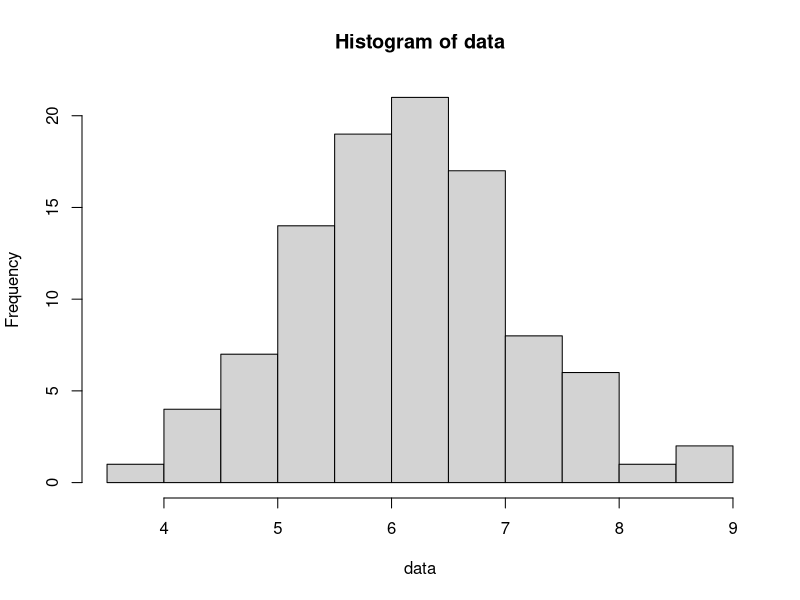
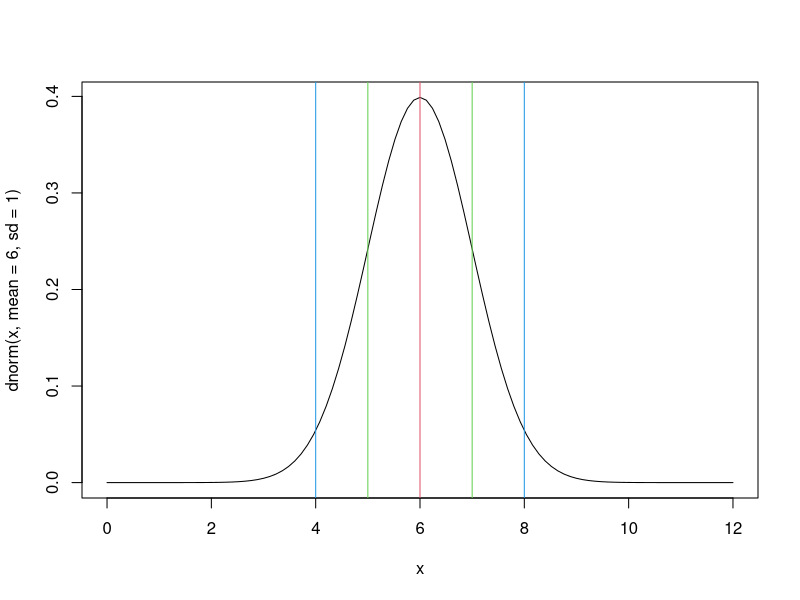
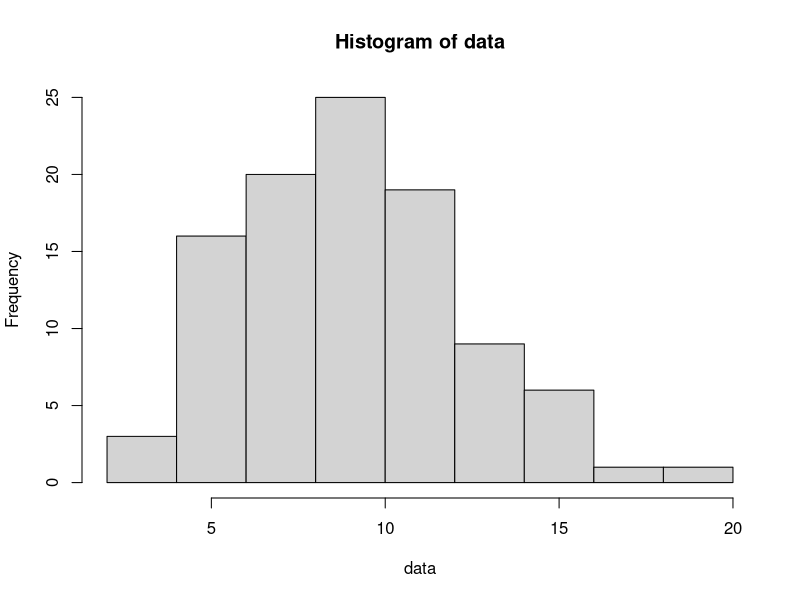
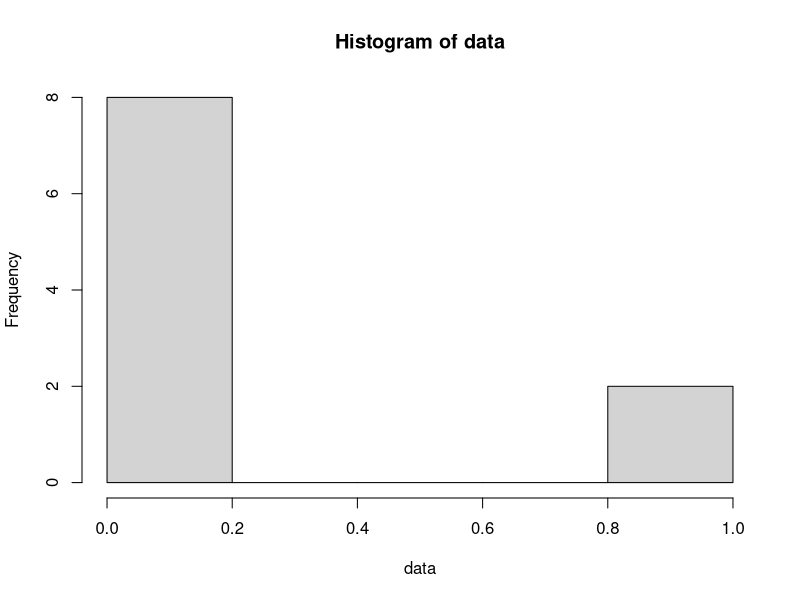
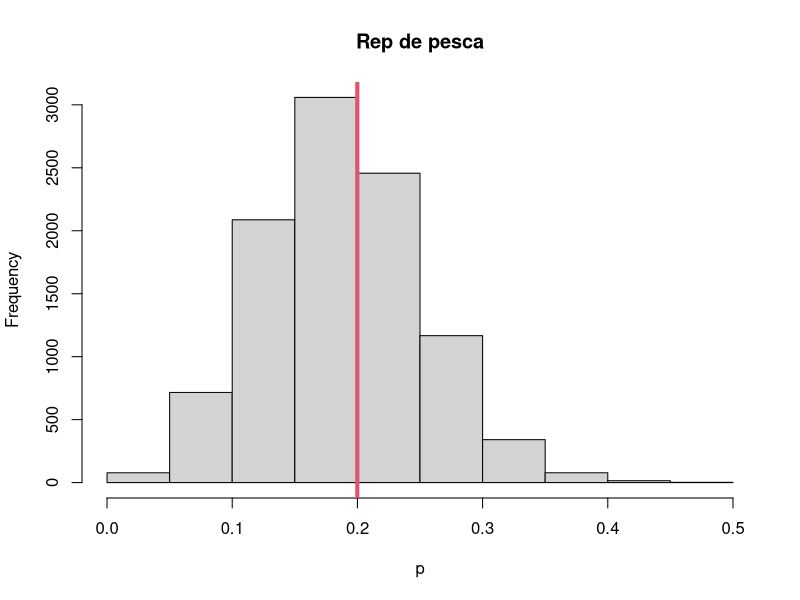
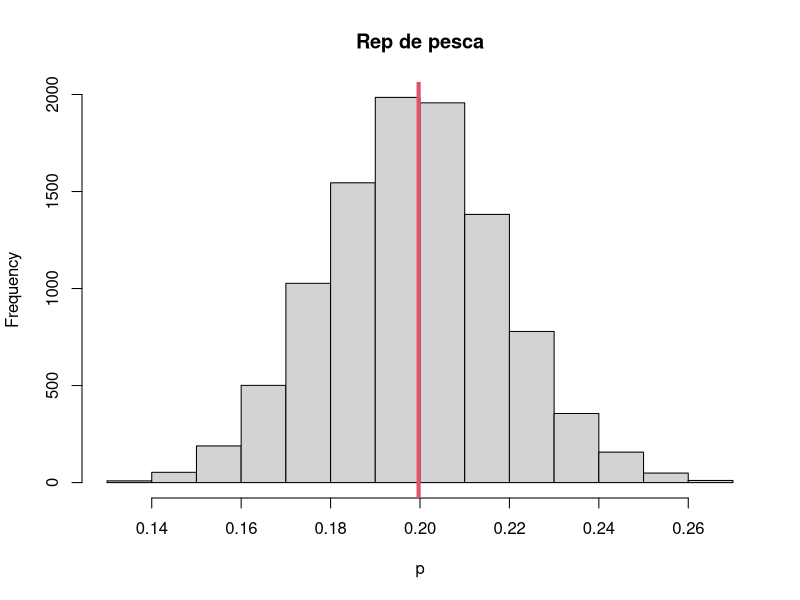
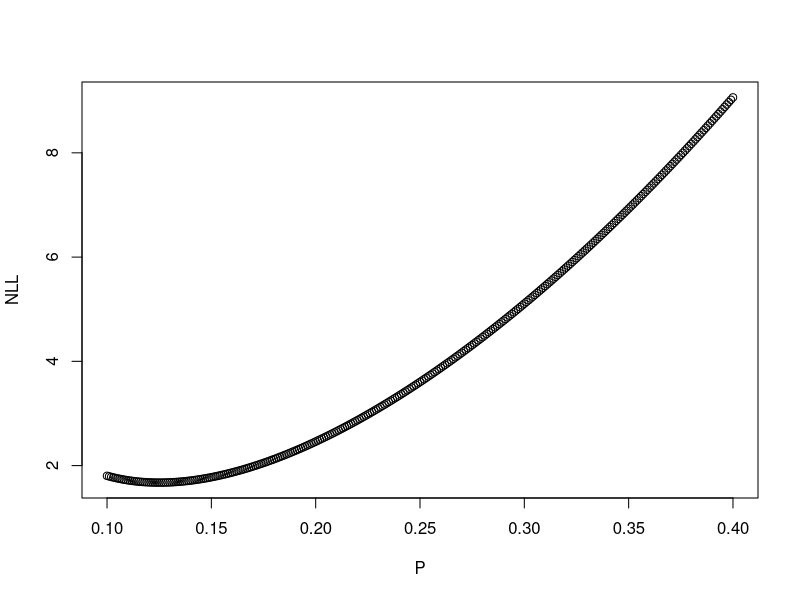

Generate these figures, in order, with R:
## ---- chunk 1
data <- rnorm(n = 100, mean = 6, sd = 1)
hist(data)
## ---- chunk 2
dnorm(0, mean = 6, sd = 1)
dnorm(6, mean = 6, sd = 1)
## ---- chunk 3
curve(dnorm(x, mean = 6, sd = 1), from = 0, to = 12)
abline(v = 6, col = 2)

# ~ 68% of probability
abline(v = 5, col = 3)
abline(v = 7, col = 3)


# ~95% of probability
abline(v = 4, col = 4)
abline(v = 8, col = 4)
## ---- chunk 4
data <- rpois(100, lambda = 10)
hist(data)
## ---- chunk 5
dpois(1, 10)
dpois(14, 10)
## ---- chunk 6
data <- rbinom(10, size = 1, prob = 0.5)
hist(data)
## ---- chunk 7
dbinom(1, size = 10, prob = 0.5)
dbinom(7, size = 10, prob = 0.5)
## ---- chunk 8
prob_captura <- 0.2
ncasts = 20


trip1 <- rbinom(ncasts, size = 1, prob = prob_captura)
trip1
## ---- chunk 9
trip2 <- rbinom(1, size = ncasts, prob = prob_captura)
trip2
## ---- chunk 10
sum(trip1)/ncasts # P from trip1
trip2/ncasts # P from trip2
## ---- chunk 11
(sum(trip1)+trip2)/(ncasts * 2) # P from both trips
## ---- chunk 12
data <- data.frame(rep = 1:10000, Tuna = NA, P = NA)

for(rep in 1:nrow(data)){
  data$Tuna[rep] = rbinom(1, size = (ncasts*2), prob = prob_captura)
  data$P[rep] = data$Tuna[rep]/(ncasts*2)
}

hist(data$P, breaks = 15, xlab = "p", main = "Rep de pesca")
abline(v = mean(data$P), col = 2, lwd = 4)
## ---- chunk 13
data <- data.frame(rep = 1:10000, Tuna = NA, P = NA)
ncasts_mas = 200

for(rep in 1:nrow(data)){
  data$Tuna[rep] = rbinom(1, size = (ncasts_mas*2), prob = prob_captura)
  data$P[rep] = data$Tuna[rep]/(ncasts_mas*2)
}

hist(data$P, breaks = 15, xlab = "p", main = "Rep de pesca")
abline(v = mean(data$P), col = 2, lwd = 4)
## ---- chunk 14
nll_fun <- function(par, k, n){
  nll = -sum(dbinom(k, n, par, log = TRUE))
  return(nll)
}
## ---- chunk 15

# Plot nll acros 
prob_vec <- seq(0.1, 0.4, by = 0.001)
nll_vec <- c()

for(i in 1:length(prob_vec)){
  nll_vec[i] <- nll_fun(prob_vec[i], 
          k = (sum(trip1)+trip2),
          n = ncasts * 2)
}

# nll_vec <- sapply(prob_vec, function(x) nll_fun(x, k = (sum(trip1)+trip2), n = ncasts * 2)))

plot(x = prob_vec, y = nll_vec, ylab = "NLL", xlab = "P")
## ---- chunk 16

opt <- optim(par = 0.1,
             fn = nll_fun,
             k = (sum(trip1)+trip2),
             n = (ncasts * 2),
             method = "Brent", lower = 0, upper = 1)
opt$par
